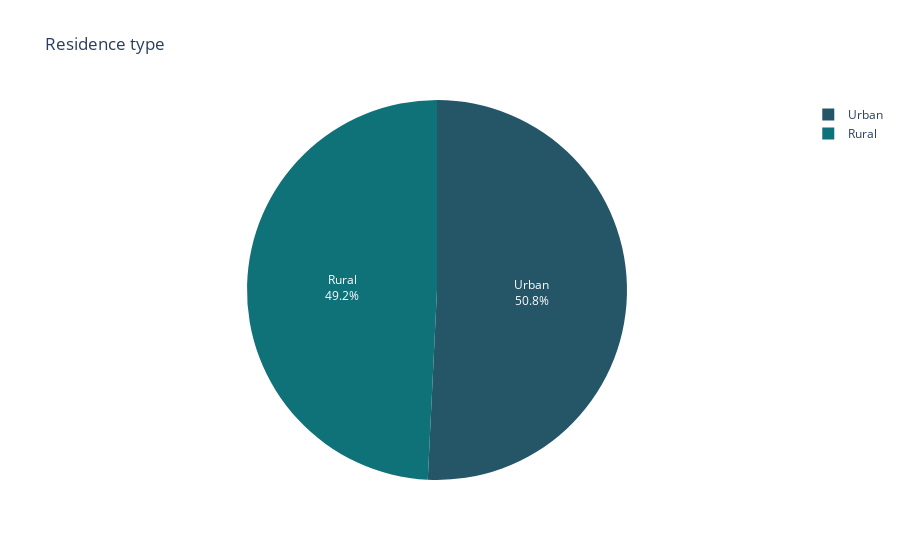

The cell this chart's notebook holds for it:
### Code cell
#residence types 
Residence_types = dict(stroke_df['Residence_type'].value_counts())
fig = px.pie(names = Residence_types.keys(),values = Residence_types.values(),title = 'Residence type',color_discrete_sequence=px.colors.sequential.Aggrnyl)
fig.update_traces(textposition='inside', textinfo='percent+label')

### Figure 1 — Plotly figure (JSON) as saved in the notebook; plotly's stock layout.template omitted (floating-point values rounded to 4 significant figures)
{"data": [{"domain": {"x": [0, 1], "y": [0, 1]}, "hovertemplate": "label=%{label}<br>value=%{value}<extra></extra>", "labels": ["Urban", "Rural"], "legendgroup": "", "name": "", "showlegend": true, "textinfo": "percent+label", "textposition": "inside", "type": "pie", "values": [2234, 2166]}], "layout": {"legend": {"tracegroupgap": 0}, "piecolorway": ["rgb(36, 86, 104)", "rgb(15, 114, 121)", "rgb(13, 143, 129)", "rgb(57, 171, 126)", "rgb(110, 197, 116)", "rgb(169, 220, 103)", "rgb(237, 239, 93)"], "title": {"text": "Residence type"}}}
